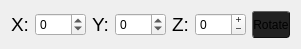
   <widget class="QWidget" name="layoutWidget">
    <property name="geometry">
     <rect>
      <x>10</x>
      <y>37</y>
      <width>301</width>
      <height>21</height>
     </rect>
    </property>
    <layout class="QGridLayout" name="gridLayout" columnstretch="1,2,1,2,1,2,4">
     <item row="0" column="0">
      <widget class="QLabel" name="label_3">
       <property name="font">
        <font>
         <pointsize>14</pointsize>
        </font>
       </property>
       <property name="text">
        <string>X:</string>
       </property>
      </widget>
     </item>
     <item row="0" column="3">
      <widget class="QSpinBox" name="y_Axis">
       <property name="buttonSymbols">
        <enum>QAbstractSpinBox::UpDownArrows</enum>
       </property>
       <property name="minimum">
        <number>-360</number>
       </property>
       <property name="maximum">
        <number>360</number>
       </property>
      </widget>
     </item>
     <item row="0" column="2">
      <widget class="QLabel" name="label_4">
       <property name="font">
        <font>
         <pointsize>14</pointsize>
        </font>
       </property>
       <property name="text">
        <string>Y:</string>
       </property>
      </widget>
     </item>
     <item row="0" column="1">
      <widget class="QSpinBox" name="x_Axis">
       <property name="minimum">
        <number>-360</number>
       </property>
       <property name="maximum">
        <number>360</number>
       </property>
      </widget>
     </item>
     <item row="0" column="6">
      <widget class="QPushButton" name="rotate">
       <property name="styleSheet">
        <string notr="true">QPushButton{
	background-color: rgb(34,34,34);
	border-radius:3px;
	border-top:1px solid rgb(100,100,100);
	border-left:1px solid rgb(100,100,100);
	border-bottom:1px solid rgb(15,15,15);
	border-right:1px solid rgb(15,15,15);
	width:35px;
	height:25px;
}

QPushButton:pressed{
	border-bottom:1px solid rgb(100,100,100);
	border-right:1px solid rgb(100,100,100);
	border-top:1px solid rgb(15,15,15);
	border-left:1px solid rgb(15,15,15);
}

QPushButton:disabled{
	border-radius:3px;
	background-color: rgb(40,40,40);
	border-top:1px solid rgb(50,50,50);
	border-left:1px solid rgb(50,50,50);
	border-bottom:1px solid rgb(30,30,30);
	border-right:1px solid rgb(30,30,30);
	color:rgb(150,150,150);
}</string>
       </property>
       <property name="text">
        <string>Rotate</string>
       </property>
      </widget>
     </item>
     <item row="0" column="4">
      <widget class="QLabel" name="label_5">
       <property name="font">
        <font>
         <pointsize>14</pointsize>
        </font>
       </property>
       <property name="text">
        <string>Z:</string>
       </property>
      </widget>
     </item>
     <item row="0" column="5">
      <widget class="QSpinBox" name="z_Axis">
       <property name="cursor">
        <cursorShape>ArrowCursor</cursorShape>
       </property>
       <property name="autoFillBackground">
        <bool>false</bool>
       </property>
       <property name="styleSheet">
        <string notr="true"/>
       </property>
       <property name="buttonSymbols">
        <enum>QAbstractSpinBox::PlusMinus</enum>
       </property>
       <property name="minimum">
        <number>-360</number>
       </property>
       <property name="maximum">
        <number>360</number>
       </property>
      </widget>
     </item>
    </layout>
    <zorder>rotate</zorder>
    <zorder>x_Axis</zorder>
    <zorder>label_3</zorder>
    <zorder>label_4</zorder>
    <zorder>y_Axis</zorder>
    <zorder>label_5</zorder>
    <zorder>z_Axis</zorder>
   </widget>
